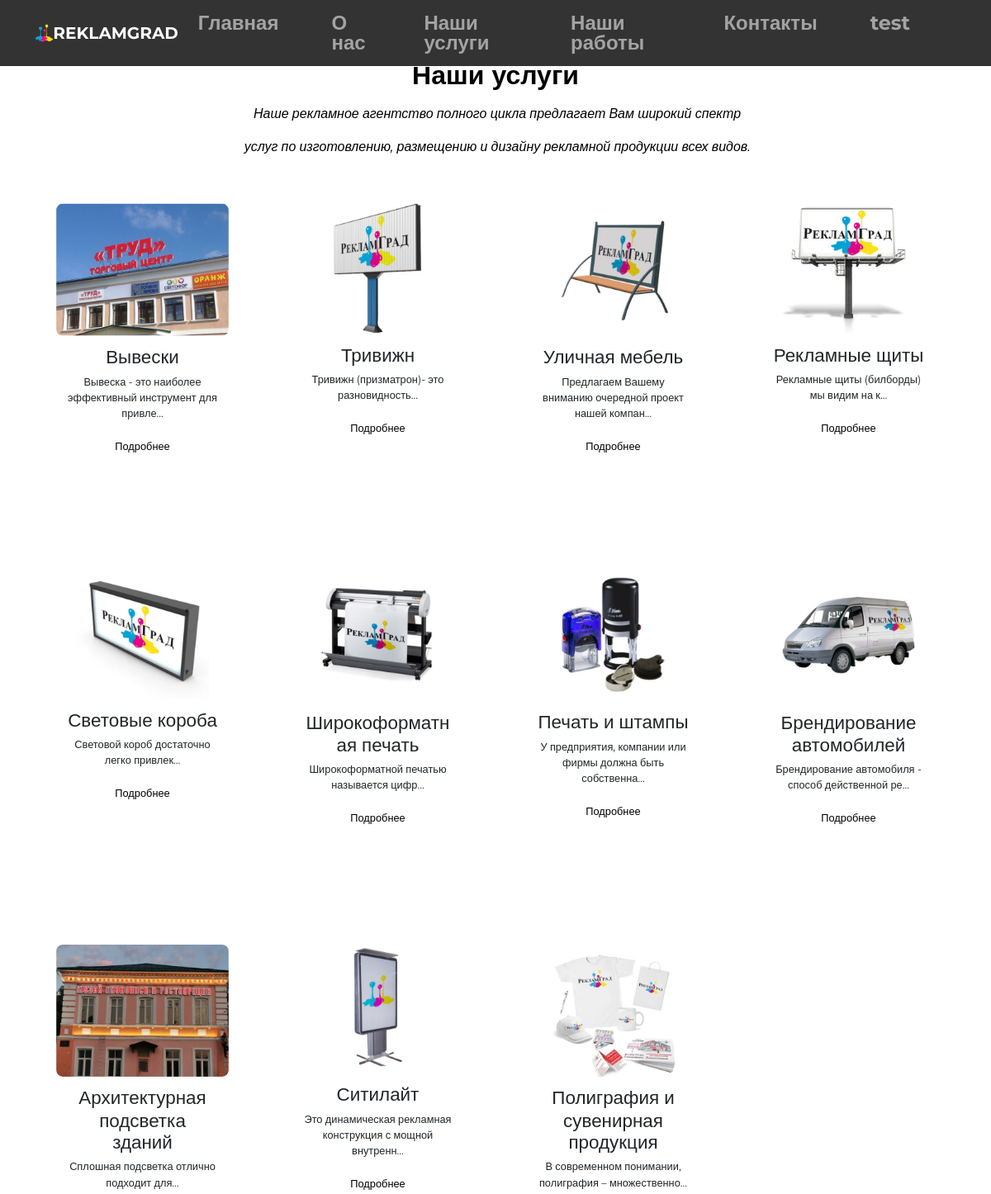
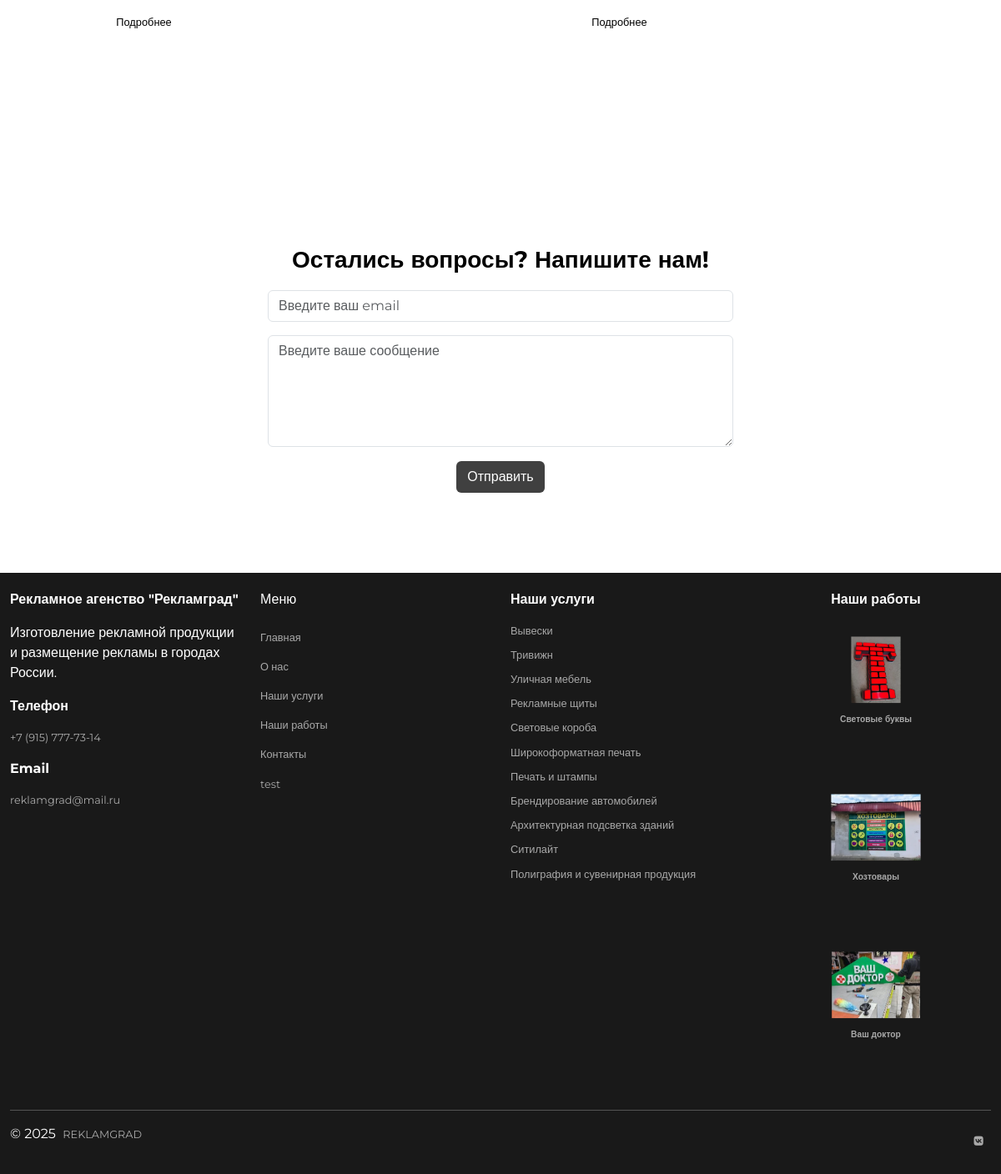
Page /services/ on the committed database (2 pictures, top to bottom).
### main/models.py (models this page shows, shortened)
class MenuItem(models.Model):
    title = models.CharField(max_length=100, verbose_name="Название")
    url = models.CharField(max_length=200, verbose_name="URL или якорь")
    order = models.PositiveIntegerField(default=0)  # Для сортировки
    class Meta:
        ordering = ['order']
        verbose_name = "Пункт навигационного меню"
        verbose_name_plural = "Пункты навигационного меню"

class MainPage(models.Model):
    title = CKEditor5Field(verbose_name="Заголовок главной страницы")
    description = CKEditor5Field(verbose_name="Описание главной страницы", blank=True, default="")
    image = models.ImageField(upload_to='homepage/', verbose_name="Background-изображение главной страницы")
    title_about = CKEditor5Field(verbose_name="Заголовок раздела О нас")
    image_about = models.ImageField(upload_to='about/', verbose_name="Изображение")
    description_about = CKEditor5Field(verbose_name="Описание раздела ", null=True)
    title_service = CKEditor5Field(verbose_name="Заголовок раздела Сервисы")
    description_service = CKEditor5Field(verbose_name="Описание второго раздела", blank=True, null=True)
    title_work = CKEditor5Field(verbose_name="Заголовок раздела Работы")
    description_work = CKEditor5Field(verbose_name="Описание третьего раздела", blank=True, null=True)
    contact_title = CKEditor5Field(verbose_name="Заголовок формы обратной связи", blank=True, null=True)
    class Meta:
        verbose_name = "Главная страница"
        verbose_name_plural = "Главная страница"

class Service(models.Model):
    title = CKEditor5Field(max_length=200, verbose_name="Название услуги")
    description = CKEditor5Field(verbose_name="Описание", blank=True, default="")
    image = models.ImageField(upload_to='services/', verbose_name="Изображение")
    class Meta:
        verbose_name = "Данные об разделе Услуги"
        verbose_name_plural = "Данные об разделе Услуги"

class Footer(models.Model):
    company_title = CKEditor5Field(
        "Название компании",
        blank=True,
        null=True,
        default=''
    )
    company_description = CKEditor5Field(
        "Описание компании",
        blank=True,
        null=True
    )
    contact_phone_title = CKEditor5Field(
        "Заголовок телефона",
        blank=True,
        null=True,
        default=''
    )
    contact_phone = models.CharField(
        "Телефон",
        max_length=20,
        default=""
    )
    contact_email_title = CKEditor5Field(
        "Заголовок email",
        blank=True,
        null=True,
        default=''
    )
    contact_email = models.EmailField(
        "Email",
        default=""
    )
    menu_nav_title = CKEditor5Field(
        "Заголовок меню навигации",
        blank=True,
        null=True,
        default=''
    )
    menu_services_title = CKEditor5Field(
        "Заголовок меню услуг",
        blank=True,
        null=True,
        default=''
    )
    menu_works_title = CKEditor5Field(
        "Заголовок меню работ",
        blank=True,
        null=True,
        default=''
    )
    social_vk_url = models.URLField(
        "Ссылка VK",
        default="",
        blank=True
    )
    copyright_text = CKEditor5Field(
        "Текст копирайта",
        default=''
    )
    @classmethod
    def load(cls):
        obj, created = cls.objects.get_or_create(pk=1)
        return obj
    class Meta:
        verbose_name = "Футер"
        verbose_name_plural = "Футер"

class Work(models.Model):
    title = CKEditor5Field(max_length=200, verbose_name="Название работы")
    tip = CKEditor5Field(verbose_name="Тип работы", blank=True, null=True)
    description = CKEditor5Field(verbose_name="Описание", blank=True, default="")
    image = models.ImageField(upload_to='works/', verbose_name="Изображение")
    class Meta:
        verbose_name = "Данные об разделе Портфолио"
        verbose_name_plural = "Данные об разделе Портфолио"

### main/views.py (the view)
# urls.py: path('services/', views.list_view, {'model_name': 'services'}, name='all_services'),
def list_view(request, model_name):
    if model_name == 'services':
        template = 'main/all_services.html'
    elif model_name == 'works':
        works = Work.objects.all()
        template = 'main/all_works.html'
    else:
        raise Http404("Страница не найдена")
    context = {
        'works': works if model_name == 'works' else None,
    }
    return render(request, template, context)

### main/context_processors.py (called while the page is built)
def common_context(request):
    return {
        'main_page': MainPage.objects.first(),
        'services': Service.objects.all(),
        'latest_works': Work.objects.all().order_by('id'),
        'menu_items': MenuItem.objects.all().order_by('order'),
        'footer': Footer.load(),
    }

### main/templates/main/all_services.html (shortened to what this page needs)
{% load static %}
<!DOCTYPE html>
<html lang="ru">
<head>
    <link href="https://cdn.jsdelivr.net/npm/bootstrap@5.3.0/dist/css/bootstrap.min.css" rel="stylesheet">
    <link href="https://cdnjs.cloudflare.com/ajax/libs/font-awesome/6.0.0-beta3/css/all.min.css" rel="stylesheet">
    <link rel="stylesheet" href="{% static 'css/style.css' %}" />
</head>
<body>
    {% include 'navbar.html' %}
    <div id="service" class="container my-3 py-3">
        <p class="section-title">{{ main_page.title_service |safe }}</p>
        <p>{{ main_page.description_service |safe }}</p>
        <div class="row">
            {% if services %}
                {% for service in services %}
                    <div class="col-md-3 mb-3 ">
                        <div class="card">
                            <a href="{% url 'service_detail' object_id=service.id %}">
                                <img src="{{ service.image.url }}" class="card-img-top" alt="{{ service.title }}">
                            </a>
                            <div class="card-body text-center">
                                <h3 class="card-title">{{ service.title|safe|striptags }}</h3>
                                <div class="text-left">
                                    {% if service.description %}
                                        <p>{{ service.description|truncatechars:60|safe|striptags }}</p>
					            <a href="{% url 'service_detail' object_id=service.id %}" class="btn btn-primary">Подробнее</a>
                                    {% endif %}
                                </div>
                            </div>
                        </div>
                    </div>
                {% endfor %}
            {% else %}
                <p class="text-center">Услуги временно недоступны.</p>
            {% endif %}
        </div>
    </div>
    <div id="contact" class="container my-5 py-5">
        <p>{{ main_page.contact_title|safe }}</p>
        <form method="POST" action="{% url 'contact_submit' %}" id="contactForm">
            <div class="mb-3 w-50 mx-auto">
                <input type="email" name="email" class="form-control" placeholder="Введите ваш email" required>
            </div>
            <div class="mb-3 w-50 mx-auto">
                <textarea name="message" class="form-control" rows="5" placeholder="Введите ваше сообщение" required></textarea>
            </div>
            <div class="text-center">
                <button type="submit" class="btn svbtn-primary" id="submitBtn">Отправить</button>
            </div>
        </form>
    </div>
    {% include 'footer.html' %}
</body>
</html>

### main/templates/navbar.html (shortened to what this page needs)
{% load static %}
<html lang="ru">
<head>
    <link href="https://cdn.jsdelivr.net/npm/bootstrap@5.3.0/dist/css/bootstrap.min.css" rel="stylesheet">
    <link href="https://cdnjs.cloudflare.com/ajax/libs/font-awesome/6.0.0-beta3/css/all.min.css" rel="stylesheet">
    <link rel="stylesheet" href="{% static 'css/style.css' %}" />
</head>
<body>
<nav class="navbar navbar-expand-lg navbar-dark fixed-top">
        <div class="container">
            <img src="{% static 'uv2.png' %}" alt="Logo"><a class="navbar-brand" href="/">REKLAMGRAD</a>
            <div class="collapse navbar-collapse" id="navbarNav">
                <ul class="navbar-nav ms-auto">
                    {% for item in menu_items %}
                <li class="nav-item me-5">
                    <a class="nav-link" href="{{ item.url }}">
                    {{ item.title }}
                    </a>
                </li>
                    {% empty %}
                <li class="nav-item me-5">
                    <span class="text-warning">Нет пунктов меню!</span>
                </li>
                    {% endfor %}
                </ul>
            </div>
        </div>
    </nav>
</body>
</html>

### main/templates/footer.html (shortened to what this page needs)
{% load static %}
<html lang="ru">
<head>
    <link href="https://cdn.jsdelivr.net/npm/bootstrap@5.3.0/dist/css/bootstrap.min.css" rel="stylesheet">
    <link href="https://cdnjs.cloudflare.com/ajax/libs/font-awesome/6.0.0-beta3/css/all.min.css" rel="stylesheet">
    <link rel="stylesheet" href="{% static 'css/style.css' %}" />
</head>
<body>
<footer class="footer">
        <div class="container-fluid">
            <div class="row" style="display: flex; flex-wrap: wrap; justify-content: space-between;">
                <div class="col-md-3" id="inv">
                    {{ footer.company_title |safe }}
                    {{ footer.company_description |safe }}
                    <p>
                        {{ footer.contact_phone_title |safe }}
                        <a class="nav-link" href="tel:{{ footer.contact_phone }}">
                            {{ footer.contact_phone }}
                        </a>
                    </p>
                    <p>
                        {{ footer.contact_email_title |safe }}
                        <a class="nav-link" href="mailto:{{ footer.contact_email }}">
                            {{ footer.contact_email }}
                        </a>
                    </p>
                </div>
                <div class="col-md-3">
                {{ footer.menu_nav_title |safe }}
                <ul class="navbar-nav ms-auto">
                    {% for item in menu_items %}
                <li class="nav-item me-5">
                    <a class="nav-link" href="{{ item.url }}">
                    {{ item.title }}
                    </a>
                </li>
                    {% empty %}
                <li class="nav-item me-5">
                    <span class="text-warning">Нет пунктов меню!</span>
                </li>
                    {% endfor %}
                </ul>
                </div>
                <div class="col-md-3">
                    {{ footer.menu_services_title |safe }}
                    <ul class="footer-menu" style="padding-left: 0; list-style: none;">
                        {% if services %}
                            {% for service in services %}
                                <li class="nav-item">
                                    <a class="nav-link" href="{% url 'service_detail' object_id=service.id %}">
                                        {{ service.title|safe|striptags }}
                                    </a>
                                </li>
                            {% endfor %}
                        {% else %}
                            <li class="nav-item">
                                <span class="text-warning">Услуги временно недоступны</span>
                            </li>
                        {% endif %}
                    </ul>
                </div>
                <div class="col-md-3">
                    {{ footer.menu_works_title |safe }}
                    <div class="row">
                        {% if latest_works %}
                            {% for work in latest_works|slice:":3"  %}
                                <div class="col-md-12 mb-3">
                                    <div class="card">
                                        <a href="{% url 'work_detail' work.id %}">
                                            <img src="{{ work.image.url }}" class="card-img-top" alt="{{ work.title }}">
                                            <div class="card-body">
                                                <h6 class="card-title">{{ work.title|safe }}</h6>
                                            </div>
                                        </a>
                                    </div>
                                </div>
                            {% endfor %}
                        {% else %}
                            <p>Нет доступных работ.</p>
                        {% endif %}
                    </div>
                </div>
            </div>
            <hr>
            <div class="text-center">
                <div class="d-flex justify-content-between align-items-center">
                    <div class="text-center">{{ footer.copyright_text |safe }}</div>
                    <a href="{{ footer.social_vk_url }}" target="_blank" class="btn btn-icon " title="Мы в VK">
                        <i class="fab fa-vk"></i>
                    </a>
                </div>
            </div>
        </div>
    </footer>
</body>
</html>

### main/static/css/style.css (style rules this page uses)
#service .card { background: none; border: none; box-shadow: none; margin-bottom: 20px; }
#service .card img { border-radius: 10px; transition: transform 0.3s ease; }
body { font-family: 'Montserrat', sans-serif; animation: fadeIn 0.5s ease-in-out; }
form { font-size: 1.5rem; text-align: center; }
.navbar { background: rgba(0, 0, 0, 0.8); font-size: 1.5rem; line-height: 100%; border-bottom: 1px solid white; font-weight: bold; z-index: 999; }
.navbar img { max-width: 2%; }
.section-title { font-size: 2.5rem; font-weight: bold; margin-bottom: 40px; text-align: center; color: black; }
.card { border: none; box-shadow: 0 4px 8px rgba(0, 0, 0, 0.1); transition: transform 0.3s, box-shadow 0.3s; transform: scale(0.8); }
.card img { height: 200px; object-fit: cover; }
.btn-primary { background-color: rgba(0, 0, 0, 0.0); border-color: #A9A9A9; border: none; padding: 10px 20px; transition: background-color 0.3s; color: black; }
.btn-icon { padding: 5px; text-align: center; color: white; background-color: rgba(0, 0, 0, 0.0); width: 30px !important; height: 30px ; }
.svbtn-primary { background-color: #404040; color: white; }
footer { background-color: rgba(0, 0, 0, 0.9); color: white; padding: 20px 0; }
.footer a { color: #A9A9A9; text-decoration: none; transition: color 0.3s; font-size: 0.8rem; width: 100%; }
.footer-menu a { font-size: 0.8rem; }
.footer .card { margin-bottom: 10px; background: transparent; border: none; box-shadow: none; }
.footer .card img { height: 100px; object-fit: contain; border-radius: 1px; }
.footer .card-title { color: #A9A9A9; font-size: 0.8rem; text-align: center; }
.footer-menu { display: block !important; list-style: none !important; padding-left: 0 !important; margin-bottom: 0 !important; }
.footer-menu .nav-item { margin-bottom: 10px !important; }
.footer-menu .nav-link { color: #A9A9A9 !important; text-decoration: none !important; transition: color 0.3s !important; font-size: 0.8rem !important; display: block !important; }
.row { display: flex; flex-wrap: wrap; }

### rows in the picture
MenuItem: title "Главная"
MenuItem: title "О нас"
MenuItem: title "Наши услуги"
MenuItem: title "Наши работы"
MenuItem: title "Контакты"
MenuItem: title "test"
MainPage: title_service "Наши услуги", description_service "Наше рекламное агентство полного цикла предлагает Вам широкий спектр услуг по изготовлению, размещению и дизайну рекламной продукции всех видов.", contact_title "Остались вопросы? Напишите нам!"
Service: image (picture), title "Вывески", description "Вывеска - это наиболее эффективный инструмент для привле…"
Service: image (picture), title "Тривижн", description "Тривижн (призматрон)- это разновидность…"
Service: image (picture), title "Уличная мебель", description "Предлагаем Вашему вниманию очередной проект нашей компан…"
Service: image (picture), title "Рекламные щиты", description "Рекламные щиты (билборды) мы видим на к…"
Service: image (picture), title "Световые короба", description "Световой короб достаточно легко привлек…"
Service: image (picture), title "Широкоформатная печать", description "Широкоформатной печатью называется цифр…"
Service: image (picture), title "Печать и штампы", description "У предприятия, компании или фирмы должна быть собственна…"
Service: image (picture), title "Брендирование автомобилей", description "Брендирование автомобиля - способ действенной ре…"
Service: image (picture), title "Архитектурная подсветка зданий", description "Сплошная подсветка отлично подходит для…"
Service: image (picture), title "Ситилайт", description "Это динамическая рекламная конструкция с мощной внутренн…"
Service: image (picture), title "Полиграфия и сувенирная продукция", description "В современном понимании, полиграфия – множественно…"
Footer: company_title "Рекламное агенство \"Рекламград\"", company_description "Изготовление рекламной продукции и размещение рекламы в городах России.", contact_phone_title "Телефон", contact_phone "+7 (915) 777-73-14", contact_email_title "Email", contact_email "reklamgrad@mail.ru", menu_nav_title "Меню", menu_services_title "Наши услуги", menu_works_title "Наши работы", copyright_text "© 2025 REKLAMGRAD"
Work: image (picture), title "Световые буквы"
Work: image (picture), title "Хозтовары"
Work: image (picture), title "Ваш доктор"
